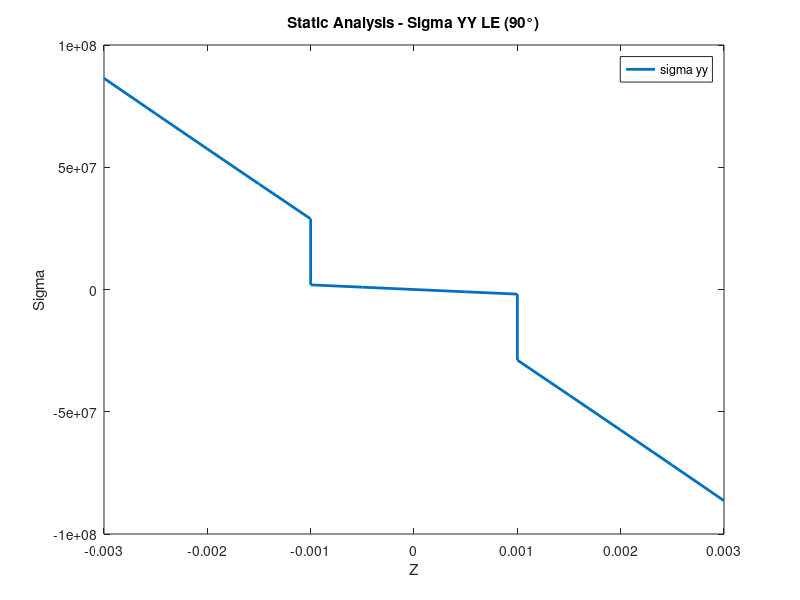
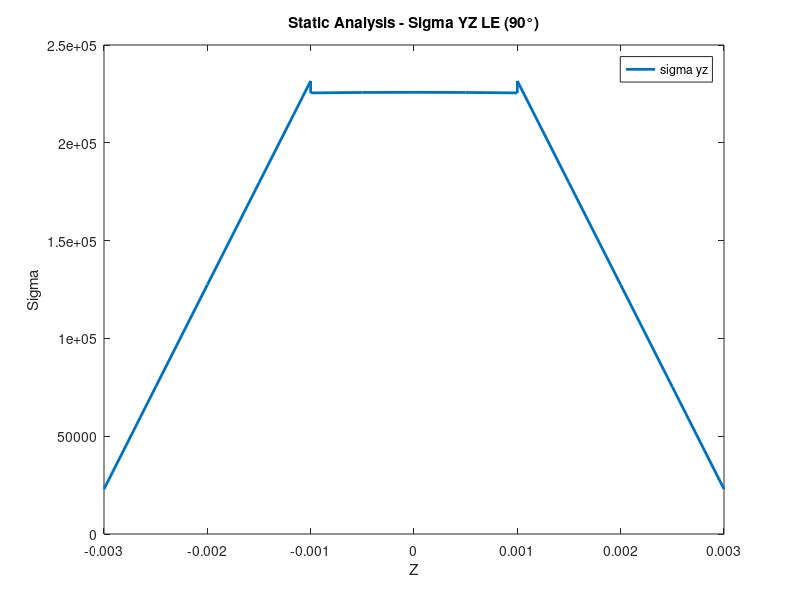
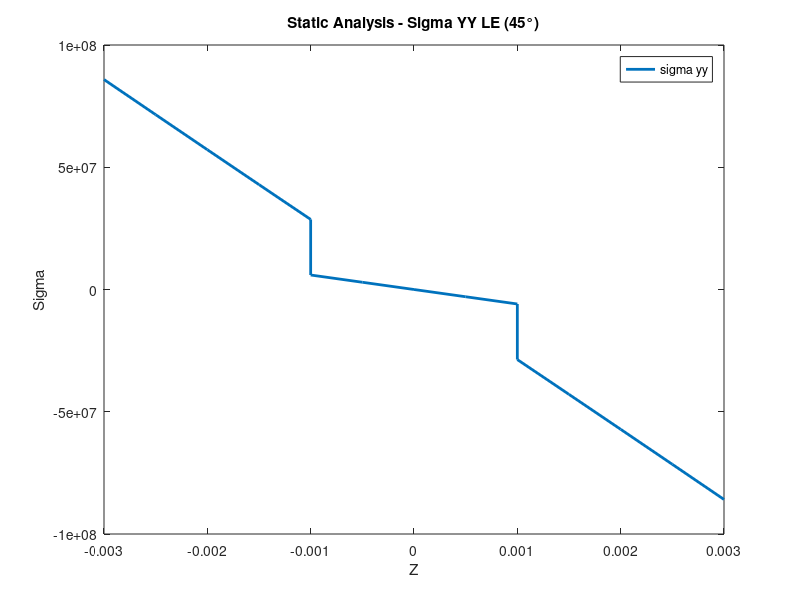
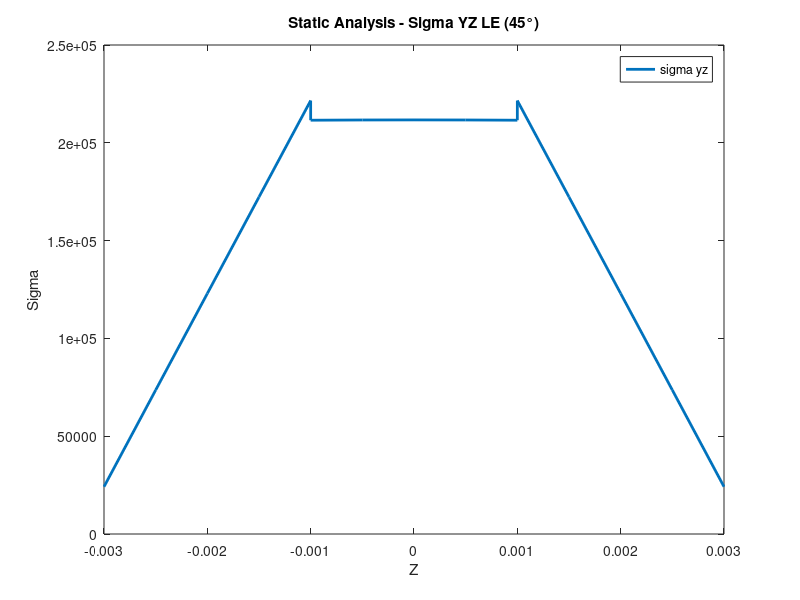

Write MATLAB code to recreate these figures, in order.
clc; clear all; close all;

%% Z static

z.static = [-0.299999003E-02
-0.250000003E-02
-0.200000000E-02
-0.149999997E-02
-0.100000997E-02
-0.999990034E-03
-0.500000035E-03
-0.560700739E-19
 0.500000035E-03
 0.999990034E-03
 0.100000997E-02
 0.149999997E-02
 0.200000000E-02
 0.250000003E-02
 0.299999003E-02];

 


%% Sigma Static 

    % Sigma YY 90
    sigma.yy_90_LE = [ 0.863787184E+08
     0.719046799E+08
     0.574963906E+08
     0.431541417E+08
     0.288782192E+08
     0.189184622E+07
     0.945932605E+06
    -0.377685714E-03
    -0.945932606E+06
    -0.189184622E+07
    -0.288782192E+08
    -0.431541417E+08
    -0.574963906E+08
    -0.719046799E+08
    -0.863787184E+08];
    sigma.yy_90_TE_1 = [ 0.863096482E+08
     0.719249468E+08
     0.575399566E+08
     0.431549665E+08
     0.287702650E+08
     0.198052225E+07
     0.990271062E+06
     0.331310582E-08
    -0.990271062E+06
    -0.198052225E+07
    -0.287702650E+08
    -0.431549665E+08
    -0.575399566E+08
    -0.719249468E+08
    -0.863096482E+08];
    sigma.yy_90_TE_2 = [ 0.863158641E+08
     0.719301267E+08
     0.575441006E+08
     0.431580744E+08
     0.287723370E+08
     0.192438402E+07
     0.962201665E+06
    -0.163749772E-06
    -0.962201665E+06
    -0.192438402E+07
    -0.287723370E+08
    -0.431580744E+08
    -0.575441006E+08
    -0.719301267E+08
    -0.863158641E+08];
    sigma.yy_90_TE_3 = [ 0.863146837E+08
     0.719227499E+08
     0.575340144E+08
     0.431480687E+08
     0.287645041E+08
     0.189824196E+07
     0.949102083E+06
     0.538973510E-07
    -0.949102083E+06
    -0.189824196E+07
    -0.287645041E+08
    -0.431480687E+08
    -0.575340144E+08
    -0.719227499E+08
    -0.863146837E+08];
    sigma.yy_90_TE_4 = [ 0.863192442E+08
     0.719235474E+08
     0.575326868E+08
     0.431459265E+08
     0.287625299E+08
     0.189646659E+07
     0.948035643E+06
    -0.391298136E-06
    -0.948035643E+06
    -0.189646659E+07
    -0.287625299E+08
    -0.431459265E+08
    -0.575326868E+08
    -0.719235474E+08
    -0.863192442E+08];
    sigma.yy_90_TE_5 = [ 0.863579186E+08
     0.718938902E+08
     0.575089287E+08
     0.431469778E+08
     0.287789623E+08
     0.189792172E+07
     0.949255980E+06
     0.343894199E-05
    -0.949255980E+06
    -0.189792172E+07
    -0.287789623E+08
    -0.431469778E+08
    -0.575089287E+08
    -0.718938902E+08
    -0.863579186E+08];
    sigma.yy_90_TE_6 = [ 0.863463411E+08
     0.718938974E+08
     0.575090794E+08
     0.431442938E+08
     0.287748120E+08
     0.189501663E+07
     0.946873551E+06
     0.157843049E-04
    -0.946873551E+06
    -0.189501663E+07
    -0.287748120E+08
    -0.431442938E+08
    -0.575090794E+08
    -0.718938974E+08
    -0.863463411E+08];

    % Sigma YZ 90
    sigma.yz_90_LE = [0.229680235E+05
    0.752045610E+05
    0.127393633E+06
    0.179534191E+06
    0.231625189E+06
    0.225502733E+06
    0.225733023E+06
    0.225809788E+06
    0.225733023E+06
    0.225502733E+06
    0.231625189E+06
    0.179534191E+06
    0.127393633E+06
    0.752045610E+05
    0.229680235E+05];
    sigma.yz_90_TE_1 = [0.895104578E+05
    0.895104578E+05
    0.895104578E+05
    0.895104578E+05
    0.895104578E+05
    0.321003021E+06
    0.321003021E+06
    0.321003021E+06
    0.321003021E+06
    0.321003021E+06
    0.895104578E+05
    0.895104578E+05
    0.895104578E+05
    0.895104578E+05
    0.895104578E+05];
    sigma.yz_90_TE_2 = [0.107451876E+06
    0.107781893E+06
    0.108051912E+06
    0.108261928E+06
    0.108411936E+06
    0.388787651E+06
    0.389110425E+06
    0.389218019E+06
    0.389110425E+06
    0.388787651E+06
    0.108411936E+06
    0.108261928E+06
    0.108051912E+06
    0.107781893E+06
    0.107451876E+06];
    sigma.yz_90_TE_3 = [0.972165513E+05
    0.929483091E+05
    0.894560345E+05
    0.867398210E+05
    0.847996998E+05
    0.304109046E+06
    0.299934485E+06
    0.298542927E+06
    0.299934485E+06
    0.304109046E+06
    0.847996998E+05
    0.867398210E+05
    0.894560345E+05
    0.929483091E+05
    0.972165513E+05];
    sigma.yz_90_TE_4 = [0.980805922E+05
    0.938065995E+05
    0.903116929E+05
    0.875947221E+05
    0.856547508E+05
    0.307175436E+06
    0.303002189E+06
    0.301611234E+06
    0.303002189E+06
    0.307175436E+06
    0.856547508E+05
    0.875947221E+05
    0.903116929E+05
    0.938065995E+05
    0.980805922E+05];
    sigma.yz_90_TE_5 = [-0.562678573E+05
     0.110725358E+06
     0.160883037E+06
     0.146086552E+06
     0.106692741E+06
     0.382616365E+06
     0.256502934E+06
     0.207572470E+06
     0.256502934E+06
     0.382616365E+06
     0.106692741E+06
     0.146086552E+06
     0.160883037E+06
     0.110725358E+06
    -0.562678573E+05];
    sigma.yz_90_TE_6 = [-0.564855660E+05
     0.110559645E+06
     0.160731689E+06
     0.145927299E+06
     0.106516980E+06
     0.381986047E+06
     0.255820855E+06
     0.206870363E+06
     0.255820854E+06
     0.381986047E+06
     0.106516980E+06
     0.145927299E+06
     0.160731689E+06
     0.110559645E+06
    -0.564855660E+05];




    % Sigma YY 45
    sigma.yy_45_LE = [ 0.858715858E+08
     0.715051347E+08
     0.571806542E+08
     0.428984329E+08
     0.286587562E+08
     0.592787258E+07
     0.296396603E+07
    -0.173671268E-03
    -0.296396603E+07
    -0.592787258E+07
    -0.286587563E+08
    -0.428984329E+08
    -0.571806542E+08
    -0.715051347E+08
    -0.858715858E+08];
    sigma.yy_45_TE_1 = [ 0.860985837E+08
     0.717490591E+08
     0.573992465E+08
     0.430494339E+08
     0.286999093E+08
     0.380973594E+07
     0.190488708E+07
    -0.119996848E-07
    -0.190488708E+07
    -0.380973594E+07
    -0.286999093E+08
    -0.430494339E+08
    -0.573992465E+08
    -0.717490591E+08
    -0.860985837E+08];
    sigma.yy_45_TE_2 = [ 0.857889063E+08
     0.714909937E+08
     0.571927942E+08
     0.428945947E+08
     0.285966821E+08
     0.649079128E+07
     0.324542821E+07
    -0.265871766E-06
    -0.324542821E+07
    -0.649079128E+07
    -0.285966821E+08
    -0.428945947E+08
    -0.571927942E+08
    -0.714909937E+08
    -0.857889063E+08];
    sigma.yy_45_TE_3 = [ 0.858235242E+08
     0.715115886E+08
     0.572038677E+08
     0.428997484E+08
     0.285986173E+08
     0.592321323E+07
     0.296149582E+07
    -0.402767776E-07
    -0.296149582E+07
    -0.592321323E+07
    -0.285986173E+08
    -0.428997484E+08
    -0.572038677E+08
    -0.715115886E+08
    -0.858235242E+08];
    sigma.yy_45_TE_4 = [ 0.858242607E+08
     0.715105692E+08
     0.572019832E+08
     0.428977114E+08
     0.285969624E+08
     0.593968014E+07
     0.296952864E+07
    -0.453193003E-06
    -0.296952864E+07
    -0.593968014E+07
    -0.285969624E+08
    -0.428977114E+08
    -0.572019832E+08
    -0.715105692E+08
    -0.858242607E+08];
    sigma.yy_45_TE_5 = [ 0.858444008E+08
     0.714884549E+08
     0.571811458E+08
     0.428906620E+08
     0.286000669E+08
     0.593563943E+07
     0.296850745E+07
     0.683071041E-05
    -0.296850745E+07
    -0.593563943E+07
    -0.286000669E+08
    -0.428906620E+08
    -0.571811458E+08
    -0.714884549E+08
    -0.858444008E+08];
    sigma.yy_45_TE_6 = [ 0.858289687E+08
     0.714872133E+08
     0.571811709E+08
     0.428882012E+08
     0.285961478E+08
     0.593952403E+07
     0.296961464E+07
     0.227532977E-04
    -0.296961464E+07
    -0.593952403E+07
    -0.285961478E+08
    -0.428882012E+08
    -0.571811709E+08
    -0.714872133E+08
    -0.858289687E+08];

    % Sigma YZ 45
    sigma.yz_45_LE = [0.241661022E+05
    0.735797436E+05
    0.122954951E+06
    0.172290733E+06
    0.221586099E+06
    0.211547642E+06
    0.211665389E+06
    0.211704639E+06
    0.211665389E+06
    0.211547642E+06
    0.221586099E+06
    0.172290733E+06
    0.122954951E+06
    0.735797436E+05
    0.241661022E+05];
    sigma.yz_45_TE_1 = [0.121503298E+0
    0.121503298E+0
    0.121503298E+0
    0.121503298E+0
    0.121503298E+0
    0.257010435E+0
    0.257010435E+0
    0.257010435E+0
    0.257010435E+0
    0.257010435E+0
    0.121503298E+0
    0.121503298E+0
    0.121503298E+0
    0.121503298E+0
    0.121503298E+0];
    sigma.yz_45_TE_2 = [0.142180693E+06
    0.142508776E+06
    0.142777213E+06
    0.142985997E+06
    0.143135127E+06
    0.306617030E+06
    0.306822209E+06
    0.306890604E+06
    0.306822209E+06
    0.306617030E+06
    0.143135127E+06
    0.142985997E+06
    0.142777213E+06
    0.142508776E+06
    0.142180693E+06];
    sigma.yz_45_TE_3 = [0.510339575E+05
    0.791041790E+05
    0.102071227E+06
    0.119934485E+06
    0.132693751E+06
    0.252826946E+06
    0.261793771E+06
    0.264782793E+06
    0.261793771E+06
    0.252826946E+06
    0.132693751E+06
    0.119934485E+06
    0.102071227E+06
    0.791041790E+05
    0.510339575E+05];
    sigma.yz_45_TE_4 = [0.565178246E+05
    0.845953778E+05
    0.107569917E+06
    0.125439931E+06
    0.138204519E+06
    0.264957777E+06
    0.273926449E+06
    0.276916162E+06
    0.273926449E+06
    0.264957777E+06
    0.138204519E+06
    0.125439931E+06
    0.107569917E+06
    0.845953778E+05
    0.565178246E+05];
    sigma.yz_45_TE_5 = [-0.204659916E+05
     0.102983755E+06
     0.154945451E+06
     0.164842939E+06
     0.155564351E+06
     0.301325979E+06
     0.245625701E+06
     0.223549276E+06
     0.245625701E+06
     0.301325979E+06
     0.155564351E+06
     0.164842939E+06
     0.154945451E+06
     0.102983755E+06
    -0.204659916E+05];
    sigma.yz_45_TE_6 = [-0.205457442E+05
     0.102765233E+06
     0.154661543E+06
     0.164534984E+06
     0.155252268E+06
     0.300620196E+06
     0.244932795E+06
     0.222862669E+06
     0.244932795E+06
     0.300620196E+06
     0.155252268E+06
     0.164534984E+06
     0.154661543E+06
     0.102765233E+06
    -0.205457442E+05];




%% Sigma Thermal 

    % Sigma XX 90
    sigma.xx.thermal_90_LE = [ 0.299032614E+07
     0.276814308E+07
     0.284925904E+07
     0.323368154E+07
     0.392139373E+07
    -0.550426618E+07
    -0.102739814E+08
    -0.118639290E+08
    -0.102739814E+08
    -0.550426618E+07
     0.392139373E+07
     0.323368154E+07
     0.284925904E+07
     0.276814308E+07
     0.299032614E+07];
    sigma.xx.thermal_90_TE_1 = [ 0.307193349E+07
     0.307193349E+07
     0.307193349E+07
     0.307193349E+07
     0.307193349E+07
    -0.614258186E+07
    -0.614258186E+07
    -0.614258186E+07
    -0.614258186E+07
    -0.614258186E+07
     0.307193349E+07
     0.307193349E+07
     0.307193349E+07
     0.307193349E+07
     0.307193349E+07];
    sigma.xx.thermal_90_TE_2 = [ 0.278321721E+0
     0.277586199E+0
     0.276984395E+0
     0.276516326E+0
     0.276181996E+0
    -0.557210770E+0
    -0.557411366E+0
    -0.557478233E+0
    -0.557411366E+0
    -0.557210770E+0
     0.276181996E+0
     0.276516326E+0
     0.276984395E+0
     0.277586199E+0
     0.278321721E+0];
    sigma.xx.thermal_90_TE_3 = [ 0.305400899E+07
     0.292190213E+07
     0.281381233E+07
     0.272974249E+07
     0.266969357E+07
    -0.566259718E+07
    -0.569380240E+07
    -0.570420442E+07
    -0.569380240E+07
    -0.566259718E+07
     0.266969357E+07
     0.272974249E+07
     0.281381233E+07
     0.292190213E+07
     0.305400899E+07];
    sigma.xx.thermal_90_TE_4 = [ 0.249107752E+07
     0.308589782E+07
     0.307328940E+07
     0.275280963E+07
     0.235747091E+07
    -0.596833399E+07
    -0.626686022E+07
    -0.637746688E+07
    -0.626686022E+07
    -0.596833399E+07
     0.235747091E+07
     0.275280963E+07
     0.307328940E+07
     0.308589782E+07
     0.249107752E+07];
    sigma.xx.thermal_90_TE_5 = [ 0.202235996E+07
     0.315314448E+07
     0.328603578E+07
     0.289639296E+07
     0.235397857E+07
    -0.599647665E+07
    -0.642212886E+07
    -0.658110413E+07
    -0.642212886E+07
    -0.599647665E+07
     0.235397857E+07
     0.289639296E+07
     0.328603578E+07
     0.315314448E+07
     0.202235996E+07];
    sigma.xx.thermal_90_TE_6 = [ 0.367884376E+07
     0.254380330E+07
     0.341343267E+07
     0.319925881E+07
     0.173192417E+07
    -0.660713019E+07
    -0.824392710E+07
    -0.894033327E+07
    -0.824392710E+07
    -0.660713019E+07
     0.173192417E+07
     0.319925881E+07
     0.341343267E+07
     0.254380330E+07
     0.367884376E+07];

    % Sigma YY 90
    sigma.yy.thermal_90_LE = [ 0.235759965E+09
     0.228227527E+09
     0.230121634E+09
     0.241442534E+09
     0.262189713E+09
    -0.462449892E+09
    -0.474703605E+09
    -0.478788285E+09
    -0.474703605E+09
    -0.462449892E+09
     0.262189713E+09
     0.241442534E+09
     0.230121634E+09
     0.228227527E+09
     0.235759965E+09];
    sigma.yy.thermal_90_TE_1 = [ 0.236774329E+09
     0.236774329E+09
     0.236774329E+09
     0.236774329E+09
     0.236774329E+09
    -0.473544982E+09
    -0.473544982E+09
    -0.473544982E+09
    -0.473544982E+09
    -0.473544982E+09
     0.236774329E+09
     0.236774329E+09
     0.236774329E+09
     0.236774329E+09
     0.236774329E+09];
    sigma.yy.thermal_90_TE_2 = [ 0.232403821E+09
     0.232174870E+09
     0.231987541E+09
     0.231841841E+09
     0.231737772E+09
    -0.464043217E+09
    -0.464048307E+09
    -0.464050003E+09
    -0.464048307E+09
    -0.464043217E+09
     0.231737772E+09
     0.231841841E+09
     0.231987541E+09
     0.232174870E+09
     0.232403821E+09];
    sigma.yy.thermal_90_TE_3 = [ 0.232642422E+09
     0.232308157E+09
     0.232034661E+09
     0.231821942E+09
     0.231670002E+09
    -0.464134186E+09
    -0.464173274E+09
    -0.464186304E+09
    -0.464173274E+09
    -0.464134186E+09
     0.231670002E+09
     0.231821942E+09
     0.232034661E+09
     0.232308157E+09
     0.232642422E+09];
    sigma.yy.thermal_90_TE_4 = [ 0.212292332E+09
     0.236020691E+09
     0.239893411E+09
     0.233234948E+09
     0.223298429E+09
    -0.464857995E+09
    -0.465556471E+09
    -0.465817454E+09
    -0.465556471E+09
    -0.464857995E+09
     0.223298429E+09
     0.233234948E+09
     0.239893411E+09
     0.236020691E+09
     0.212292332E+09];
    sigma.yy.thermal_90_TE_5 = [ 0.211780067E+09
     0.236088915E+09
     0.240118717E+09
     0.233384637E+09
     0.223288151E+09
    -0.464860582E+09
    -0.465686946E+09
    -0.465997126E+09
    -0.465686946E+09
    -0.464860582E+09
     0.223288151E+09
     0.233384637E+09
     0.240118717E+09
     0.236088915E+09
     0.211780067E+09];
    sigma.yy.thermal_90_TE_6 = [ 0.268410910E+09
     0.217084398E+09
     0.244364873E+09
     0.246136517E+09
     0.210921565E+09
    -0.466082597E+09
    -0.469847066E+09
    -0.471471061E+09
    -0.469847066E+09
    -0.466082597E+09
     0.210921565E+09
     0.246136517E+09
     0.244364873E+09
     0.217084398E+09
     0.268410910E+09];

    % Sigma ZZ 90
    sigma.zz.thermal_90_LE = [ 0.866587993E+05
    -0.106328965E+06
     0.370379256E+04
     0.416763986E+06
     0.113283420E+07
    -0.602241177E+06
    -0.559566405E+07
    -0.726018289E+07
    -0.559566405E+07
    -0.602241177E+06
     0.113283420E+07
     0.416763986E+06
     0.370379256E+04
    -0.106328965E+06
     0.866587993E+05];
    sigma.zz.thermal_90_TE_1 = [-0.286958353E+06
    -0.286958353E+06
    -0.286958353E+06
    -0.286958353E+06
    -0.286958353E+06
     0.576942771E+06
     0.576942771E+06
     0.576942771E+06
     0.576942771E+06
     0.576942771E+06
    -0.286958353E+06
    -0.286958353E+06
    -0.286958353E+06
    -0.286958353E+06
    -0.286958353E+06];
    sigma.zz.thermal_90_TE_2 = [-0.287691321E+06
    -0.295046541E+06
    -0.301064579E+06
    -0.305745276E+06
    -0.309088577E+06
     0.532588490E+06
     0.530513975E+06
     0.529822451E+06
     0.530513975E+06
     0.532588490E+06
    -0.309088577E+06
    -0.305745276E+06
    -0.301064579E+06
    -0.295046541E+06
    -0.287691321E+06];
    sigma.zz.thermal_90_TE_3 = [ 0.385282913E+06
     0.686380778E+05
    -0.190440639E+06
    -0.391946304E+06
    -0.535876607E+06
     0.305821749E+06
     0.219396468E+06
     0.190587270E+06
     0.219396468E+06
     0.305821749E+06
    -0.535876607E+06
    -0.391946304E+06
    -0.190440639E+06
     0.686380778E+05
     0.385282913E+06];
    sigma.zz.thermal_90_TE_4 = [-0.423399100E+05
     0.298797482E+06
     0.786257661E+05
    -0.403292110E+06
    -0.913941909E+06
    -0.814075842E+05
    -0.463141641E+06
    -0.601864177E+06
    -0.463141641E+06
    -0.814075842E+05
    -0.913941909E+06
    -0.403292110E+06
     0.786257661E+05
     0.298797482E+06
    -0.423399100E+05];
    sigma.zz.thermal_90_TE_5 = [-0.120841290E+07
     0.455974748E+06
     0.598719721E+06
    -0.487895944E+05
    -0.917636603E+06
    -0.850966322E+05
    -0.777728818E+06
    -0.103608273E+07
    -0.777728818E+06
    -0.850966322E+05
    -0.917636603E+06
    -0.487895944E+05
     0.598719721E+06
     0.455974748E+06
    -0.120841290E+07];
    sigma.zz.thermal_90_TE_6 = [ 0.203470573E+06
    -0.152103892E+06
     0.711982418E+06
     0.932157277E+05
    -0.187754080E+07
    -0.105839450E+07
    -0.313870306E+07
    -0.400271164E+07
    -0.313870306E+07
    -0.105839450E+07
    -0.187754080E+07
     0.932157277E+05
     0.711982418E+06
    -0.152103892E+06
     0.203470573E+06];





    
    % Sigma XX 45
    sigma.xx.thermal_45_LE = [-0.896046073E+07
    -0.905848677E+07
    -0.900598852E+07
    -0.880296247E+07
    -0.844941726E+07
     0.255878333E+08
     0.143063589E+08
     0.105457668E+08
     0.143063589E+08
     0.255878333E+08
    -0.844941726E+07
    -0.880296247E+07
    -0.900598852E+07
    -0.905848677E+07
    -0.896046073E+07];
    sigma.xx.thermal_45_TE_1 = [-0.778206289E+08
    -0.778206289E+08
    -0.778206289E+08
    -0.778206289E+08
    -0.778206289E+08
     0.155764603E+09
     0.155764603E+09
     0.155764603E+09
     0.155764603E+09
     0.155764603E+09
    -0.778206289E+08
    -0.778206289E+08
    -0.778206289E+08
    -0.778206289E+08
    -0.778206289E+08];
    sigma.xx.thermal_45_TE_2 = [-0.911100182E+07
    -0.911485833E+07
    -0.911801373E+07
    -0.912046792E+07
    -0.912222089E+07
     0.181842922E+08
     0.181763785E+08
     0.181737406E+08
     0.181763785E+08
     0.181842922E+08
    -0.912222089E+07
    -0.912046792E+07
    -0.911801373E+07
    -0.911485833E+07
    -0.911100182E+07];
    sigma.xx.thermal_45_TE_3 = [-0.887454662E+07
    -0.898702069E+07
    -0.907904694E+07
    -0.915062291E+07
    -0.920174779E+07
     0.180963625E+08
     0.180411571E+08
     0.180227548E+08
     0.180411571E+08
     0.180963625E+08
    -0.920174779E+07
    -0.915062291E+07
    -0.907904694E+07
    -0.898702069E+07
    -0.887454662E+07];
    sigma.xx.thermal_45_TE_4 = [-0.920704597E+07
    -0.891096838E+07
    -0.892401646E+07
    -0.909301939E+07
    -0.929883247E+07
     0.183811472E+08
     0.173912695E+08
     0.170177921E+08
     0.173912695E+08
     0.183811472E+08
    -0.929883247E+07
    -0.909301939E+07
    -0.892401646E+07
    -0.891096838E+07
    -0.920704597E+07];
    sigma.xx.thermal_45_TE_5 = [-0.960081703E+07
    -0.890461317E+07
    -0.880163222E+07
    -0.901190119E+07
    -0.931764017E+07
     0.183746625E+08
     0.173248768E+08
     0.169254392E+08
     0.173248768E+08
     0.183746625E+08
    -0.931764017E+07
    -0.901190119E+07
    -0.880163222E+07
    -0.890461317E+07
    -0.960081703E+07];
    sigma.xx.thermal_45_TE_6 = [-0.869978073E+07
    -0.920604646E+07
    -0.886322123E+07
    -0.890318876E+07
    -0.942001099E+07
     0.197038956E+08
     0.161724827E+08
     0.145941487E+08
     0.161724827E+08
     0.197038956E+08
    -0.942001099E+07
    -0.890318876E+07
    -0.886322123E+07
    -0.920604646E+07
    -0.869978073E+07];

    % Sigma YY 45
    sigma.yy.thermal_45_LE = [ 0.210922073E+09
     0.207304760E+09
     0.208418717E+09
     0.214264063E+09
     0.224840539E+09
    -0.410103165E+09
    -0.424803359E+09
    -0.429703555E+09
    -0.424803359E+09
    -0.410103165E+09
     0.224840539E+09
     0.214264063E+09
     0.208418717E+09
     0.207304760E+09
     0.210922073E+09];
    sigma.yy.thermal_45_TE_1 = [ 0.310889652E+09
     0.310889652E+09
     0.310889652E+09
     0.310889652E+09
     0.310889652E+09
    -0.621791865E+09
    -0.621791865E+09
    -0.621791865E+09
    -0.621791865E+09
    -0.621791865E+09
     0.310889652E+09
     0.310889652E+09
     0.310889652E+09
     0.310889652E+09
     0.310889652E+09];
    sigma.yy.thermal_45_TE_2 = [ 0.209582793E+09
     0.209462749E+09
     0.209364528E+09
     0.209288134E+09
     0.209233568E+09
    -0.418632992E+09
    -0.418643329E+09
    -0.418646774E+09
    -0.418643329E+09
    -0.418632992E+09
     0.209233568E+09
     0.209288134E+09
     0.209364528E+09
     0.209462749E+09
     0.209582793E+09];
    sigma.yy.thermal_45_TE_3 = [ 0.209795434E+09
     0.209582191E+09
     0.209407715E+09
     0.209272012E+09
     0.209175083E+09
    -0.418712990E+09
    -0.418769436E+09
    -0.418788252E+09
    -0.418769436E+09
    -0.418712990E+09
     0.209175083E+09
     0.209272012E+09
     0.209407715E+09
     0.209582191E+09
     0.209795434E+09];
    sigma.yy.thermal_45_TE_4 = [ 0.198115431E+09
     0.211104370E+09
     0.213785026E+09
     0.210925188E+09
     0.206233545E+09
    -0.418649424E+09
    -0.419922666E+09
    -0.420403670E+09
    -0.419922666E+09
    -0.418649424E+09
     0.206233545E+09
     0.210925188E+09
     0.213785026E+09
     0.211104370E+09
     0.198115431E+09];
    sigma.yy.thermal_45_TE_5 = [ 0.197736051E+09
     0.211138975E+09
     0.213937199E+09
     0.211031195E+09
     0.206232860E+09
    -0.418654206E+09
    -0.419988402E+09
    -0.420495649E+09
    -0.419988402E+09
    -0.418654206E+09
     0.206232860E+09
     0.211031195E+09
     0.213937199E+09
     0.211138975E+09
     0.197736051E+09];
    sigma.yy.thermal_45_TE_6 = [ 0.227307464E+09
     0.202291592E+09
     0.212823244E+09
     0.216096266E+09
     0.205713243E+09
    -0.417357856E+09
    -0.421929167E+09
    -0.423973291E+09
    -0.421929167E+09
    -0.417357856E+09
     0.205713243E+09
     0.216096266E+09
     0.212823244E+09
     0.202291592E+09
     0.227307464E+09];

    % Sigma ZZ 45
    sigma.zz.thermal_45_LE = [ 0.637450883E+04
    -0.628261548E+05
     0.193806348E+05
     0.252997786E+06
     0.638016052E+06
    -0.128056220E+05
    -0.153891859E+07
    -0.204763652E+07
    -0.153891859E+07
    -0.128056220E+05
     0.638016052E+06
     0.252997786E+06
     0.193806348E+05
    -0.628261548E+05
     0.637450883E+04];
    sigma.zz.thermal_45_TE_1 = [-0.113105663E+06
    -0.113105663E+06
    -0.113105663E+06
    -0.113105663E+06
    -0.113105663E+06
     0.228892116E+06
     0.228892116E+06
     0.228892116E+06
     0.228892116E+06
     0.228892116E+06
    -0.113105663E+06
    -0.113105663E+06
    -0.113105663E+06
    -0.113105663E+06
    -0.113105663E+06];
    sigma.zz.thermal_45_TE_2 = [-0.242311030E+06
    -0.246167539E+06
    -0.249322934E+06
    -0.251777130E+06
    -0.253530099E+06
     0.464360736E+06
     0.463290389E+06
     0.462933597E+06
     0.463290389E+06
     0.464360736E+06
    -0.253530099E+06
    -0.251777130E+06
    -0.249322934E+06
    -0.246167539E+06
    -0.242311030E+06];
    sigma.zz.thermal_45_TE_3 = [ 0.330289719E+06
     0.676118706E+05
    -0.147311073E+06
    -0.314473359E+06
    -0.433873071E+06
     0.284049769E+06
     0.212437979E+06
     0.188566743E+06
     0.212437979E+06
     0.284049769E+06
    -0.433873071E+06
    -0.314473359E+06
    -0.147311073E+06
     0.676118706E+05
     0.330289719E+06];
    sigma.zz.thermal_45_TE_4 = [ 0.529829716E+05
     0.175496809E+06
     0.204389157E+05
    -0.259016087E+06
    -0.543722234E+06
     0.170145296E+06
    -0.368311344E+05
    -0.111596621E+06
    -0.368311344E+05
     0.170145296E+06
    -0.543722234E+06
    -0.259016087E+06
     0.204389157E+05
     0.175496809E+06
     0.529829716E+05];
    sigma.zz.thermal_45_TE_5 = [-0.838645260E+06
     0.225915032E+06
     0.334046170E+06
    -0.565457686E+05
    -0.589830044E+06
     0.124017466E+06
    -0.299856339E+06
    -0.458199889E+06
    -0.299856339E+06
     0.124017466E+06
    -0.589830044E+06
    -0.565457686E+05
     0.334046170E+06
     0.225915032E+06
    -0.838645260E+06];
    sigma.zz.thermal_45_TE_6 = [-0.124158606E+05
    -0.102891597E+06
     0.232078638E+06
    -0.305680214E+05
    -0.822461049E+06
    -0.112511424E+06
    -0.929946365E+06
    -0.126830526E+07
    -0.929946365E+06
    -0.112511424E+06
    -0.822461049E+06
    -0.305680214E+05
     0.232078638E+06
    -0.102891597E+06
    -0.124158606E+05];
  
%% Static plots (8)  

    % LE 90
    figure()
    plot(z.static, sigma.yy_90_LE, 'linewidth', 2)
    xlabel('Z')
    ylabel('Sigma')
    title('Static Analysis - Sigma YY LE (90°)')
    legend('sigma yy')

    figure()
    plot(z.static, sigma.yz_90_LE, 'linewidth', 2)
    xlabel('Z')
    ylabel('Sigma')
    title('Static Analysis - Sigma YZ LE (90°)')
    legend('sigma yz')

    % LE 45
    figure()
    plot(z.static, sigma.yy_45_LE, 'linewidth', 2)
    xlabel('Z')
    ylabel('Sigma')
    title('Static Analysis - Sigma YY LE (45°)')
    legend('sigma yy')

    figure()
    plot(z.static, sigma.yz_45_LE, 'linewidth', 2)
    xlabel('Z')
    ylabel('Sigma')
    title('Static Analysis - Sigma YZ LE (45°)')
    legend('sigma yz')

    % LE vs TE 90 (yy)
    figure()
    plot(z.static, sigma.yy_90_LE, 'linewidth', 2)
    hold on
    plot(z.static, sigma.yy_90_TE_1, 'linewidth', 2)
    hold on
    plot(z.static, sigma.yy_90_TE_2, 'linewidth', 2)
    hold on
    plot(z.static, sigma.yy_90_TE_3, 'linewidth', 2)
    hold on
    plot(z.static, sigma.yy_90_TE_4, 'linewidth', 2)
    hold on
    plot(z.static, sigma.yy_90_TE_5, 'linewidth', 2)
    hold on
    plot(z.static, sigma.yy_90_TE_6, 'linewidth', 2)
    xlabel('Z')
    ylabel('Sigma')
    title('Static Analysis - Sigma YY (90°): LE vs TE')
    legend('LE', 'TE 1', 'TE 2', 'TE 3', 'TE 4', 'TE 5', 'TE 6')

    % LE vs TE 90 (yz)
    figure()
    plot(z.static, sigma.yz_90_LE, 'linewidth', 2)
    hold on
    plot(z.static, sigma.yz_90_TE_1, 'linewidth', 2)
    hold on
    plot(z.static, sigma.yz_90_TE_2, 'linewidth', 2)
    hold on
    plot(z.static, sigma.yz_90_TE_3, 'linewidth', 2)
    hold on
    plot(z.static, sigma.yz_90_TE_4, 'linewidth', 2)
    hold on
    plot(z.static, sigma.yz_90_TE_5, 'linewidth', 2)
    hold on
    plot(z.static, sigma.yz_90_TE_6, 'linewidth', 2)    
    xlabel('Z')
    ylabel('Sigma')
    title('Static Analysis - Sigma YZ (90°): LE vs TE')
    legend('LE', 'TE 1', 'TE 2', 'TE 3', 'TE 4', 'TE 5', 'TE 6')


    % LE vs TE 45 (yy)
    figure()
    plot(z.static, sigma.yy_45_LE, 'linewidth', 2)
    hold on
    plot(z.static, sigma.yy_45_TE_1, 'linewidth', 2)
    hold on
    plot(z.static, sigma.yy_45_TE_2, 'linewidth', 2)
    hold on
    plot(z.static, sigma.yy_45_TE_3, 'linewidth', 2)
    hold on
    plot(z.static, sigma.yy_45_TE_4, 'linewidth', 2)
    hold on
    plot(z.static, sigma.yy_45_TE_5, 'linewidth', 2)
    hold on
    plot(z.static, sigma.yy_45_TE_6, 'linewidth', 2)
    xlabel('Z')
    ylabel('Sigma')
    title('Static Analysis - Sigma YY (45°): LE vs TE')
    legend('LE', 'TE 1', 'TE 2', 'TE 3', 'TE 4', 'TE 5', 'TE 6')

    % LE vs TE 45 (yz)
    figure()
    plot(z.static, sigma.yz_45_LE, 'linewidth', 2)
    hold on
    plot(z.static, sigma.yz_45_TE_1, 'linewidth', 2)
    hold on
    plot(z.static, sigma.yz_45_TE_2, 'linewidth', 2)
    hold on
    plot(z.static, sigma.yz_45_TE_3, 'linewidth', 2)
    hold on
    plot(z.static, sigma.yz_45_TE_4, 'linewidth', 2)
    hold on
    plot(z.static, sigma.yz_45_TE_5, 'linewidth', 2)
    hold on
    plot(z.static, sigma.yz_45_TE_6, 'linewidth', 2)
    xlabel('Z')
    ylabel('Sigma')
    title('Static Analysis - Sigma YZ (45°): LE vs TE')
    legend('LE', 'TE 1', 'TE 2', 'TE 3', 'TE 4', 'TE 5', 'TE 6')


%% Thermal plots (12)  

    % LE 90
    figure()
    plot(z.static, sigma.xx.thermal_90_LE, 'linewidth', 2)
    xlabel('Z')
    ylabel('Sigma')
    title('Thermal Analysis - Sigma XX LE (90°)')
    legend('sigma xx')
        
    figure()
    plot(z.static, sigma.yy.thermal_90_LE, 'linewidth', 2)
    xlabel('Z')
    ylabel('Sigma')
    title('Thermal Analysis - Sigma YY LE (90°)')
    legend('sigma yy')

    figure()
    plot(z.static, sigma.zz.thermal_90_LE, 'linewidth', 2)
    xlabel('Z')
    ylabel('Sigma')
    title('Thermal Analysis - Sigma ZZ LE (90°)')
    legend('sigma zz')

    % LE 45
    figure()
    plot(z.static, sigma.xx.thermal_45_LE, 'linewidth', 2)    
    xlabel('Z')
    ylabel('Sigma')
    title('Thermal Analysis - Sigma XX LE (45°)')
    legend('sigma xx')
        
    figure()
    plot(z.static, sigma.yy.thermal_45_LE, 'linewidth', 2)    
    xlabel('Z')
    ylabel('Sigma')
    title('Thermal Analysis - Sigma YY LE (45°)')
    legend('sigma yy')

    figure()
    plot(z.static, sigma.zz.thermal_45_LE, 'linewidth', 2)    
    xlabel('Z')
    ylabel('Sigma')
    title('Thermal Analysis - Sigma ZZ LE (45°)')
    legend('sigma zz')
   
   
    % LE vs TE 90 (xx)
    figure()
    plot(z.static, sigma.xx.thermal_90_LE, 'linewidth', 2)
    hold on
    plot(z.static, sigma.xx.thermal_90_TE_1, 'linewidth', 2)
    hold on
    plot(z.static, sigma.xx.thermal_90_TE_2, 'linewidth', 2)
    hold on
    plot(z.static, sigma.xx.thermal_90_TE_3, 'linewidth', 2)
    hold on
    plot(z.static, sigma.xx.thermal_90_TE_4, 'linewidth', 2)
    hold on
    plot(z.static, sigma.xx.thermal_90_TE_5, 'linewidth', 2)
    hold on
    plot(z.static, sigma.xx.thermal_90_TE_6, 'linewidth', 2)
    xlabel('Z')
    ylabel('Sigma')
    title('Thermal Analysis - Sigma XX (90°): LE vs TE')
    legend('LE', 'TE 1', 'TE 2', 'TE 3', 'TE 4', 'TE 5', 'TE 6')
    

    % LE vs TE 90 (yy)
    figure()
    plot(z.static, sigma.yy.thermal_90_LE, 'linewidth', 2)
    hold on
    plot(z.static, sigma.yy.thermal_90_TE_1, 'linewidth', 2)
    hold on
    plot(z.static, sigma.yy.thermal_90_TE_2, 'linewidth', 2)
    hold on
    plot(z.static, sigma.yy.thermal_90_TE_3, 'linewidth', 2)
    hold on
    plot(z.static, sigma.yy.thermal_90_TE_4, 'linewidth', 2)
    hold on
    plot(z.static, sigma.yy.thermal_90_TE_5, 'linewidth', 2)
    hold on
    plot(z.static, sigma.yy.thermal_90_TE_6, 'linewidth', 2)
    xlabel('Z')
    ylabel('Sigma')
    title('Thermal Analysis - Sigma YY (90°): LE vs TE')
    legend('LE', 'TE 1', 'TE 2', 'TE 3', 'TE 4', 'TE 5', 'TE 6')
    
    % LE vs TE 90 (zz)
    figure()
    plot(z.static, sigma.zz.thermal_90_LE, 'linewidth', 2)
    hold on
    plot(z.static, sigma.zz.thermal_90_TE_1, 'linewidth', 2)
    hold on
    plot(z.static, sigma.zz.thermal_90_TE_2, 'linewidth', 2)
    hold on
    plot(z.static, sigma.zz.thermal_90_TE_3, 'linewidth', 2)
    hold on
    plot(z.static, sigma.zz.thermal_90_TE_4, 'linewidth', 2)
    hold on
    plot(z.static, sigma.zz.thermal_90_TE_5, 'linewidth', 2)
    hold on
    plot(z.static, sigma.zz.thermal_90_TE_6, 'linewidth', 2)
    xlabel('Z')
    ylabel('Sigma')
    title('Thermal Analysis - Sigma ZZ (90°): LE vs TE')
    legend('LE', 'TE 1', 'TE 2', 'TE 3', 'TE 4', 'TE 5', 'TE 6')


    % LE vs TE 45 (xx)
    figure()
    plot(z.static, sigma.xx.thermal_45_LE, 'linewidth', 2)
    hold on
    plot(z.static, sigma.xx.thermal_45_TE_1, 'linewidth', 2)
    hold on
    plot(z.static, sigma.xx.thermal_45_TE_2, 'linewidth', 2)
    hold on
    plot(z.static, sigma.xx.thermal_45_TE_3, 'linewidth', 2)
    hold on
    plot(z.static, sigma.xx.thermal_45_TE_4, 'linewidth', 2)
    hold on
    plot(z.static, sigma.xx.thermal_45_TE_5, 'linewidth', 2)
    hold on
    plot(z.static, sigma.xx.thermal_45_TE_6, 'linewidth', 2)
    xlabel('Z')
    ylabel('Sigma')
    title('Thermal Analysis - Sigma XX (45°): LE vs TE')
    legend('LE', 'TE 1', 'TE 2', 'TE 3', 'TE 4', 'TE 5', 'TE 6')

    % LE vs TE 45 (yy)
    figure()
    plot(z.static, sigma.yy.thermal_45_LE, 'linewidth', 2)
    hold on
    plot(z.static, sigma.yy.thermal_45_TE_1, 'linewidth', 2)
    hold on
    plot(z.static, sigma.yy.thermal_45_TE_2, 'linewidth', 2)
    hold on
    plot(z.static, sigma.yy.thermal_45_TE_3, 'linewidth', 2)
    hold on
    plot(z.static, sigma.yy.thermal_45_TE_4, 'linewidth', 2)
    hold on
    plot(z.static, sigma.yy.thermal_45_TE_5, 'linewidth', 2)
    hold on
    plot(z.static, sigma.yy.thermal_45_TE_6, 'linewidth', 2)
    xlabel('Z')
    ylabel('Sigma')
    title('Thermal Analysis - Sigma YY (45°): LE vs TE')
    legend('LE', 'TE 1', 'TE 2', 'TE 3', 'TE 4', 'TE 5', 'TE 6')

    % LE vs TE 45 (zz)
    figure()
    plot(z.static, sigma.zz.thermal_45_LE, 'linewidth', 2)
    hold on
    plot(z.static, sigma.zz.thermal_45_TE_1, 'linewidth', 2)
    hold on
    plot(z.static, sigma.zz.thermal_45_TE_2, 'linewidth', 2)
    hold on
    plot(z.static, sigma.zz.thermal_45_TE_3, 'linewidth', 2)
    hold on
    plot(z.static, sigma.zz.thermal_45_TE_4), 'linewidth', 2
    hold on
    plot(z.static, sigma.zz.thermal_45_TE_5, 'linewidth', 2)
    hold on
    plot(z.static, sigma.zz.thermal_45_TE_6, 'linewidth', 2)
    xlabel('Z')
    ylabel('Sigma')
    title('Thermal Analysis - Sigma ZZ (45°): LE vs TE')
    legend('LE', 'TE 1', 'TE 2', 'TE 3', 'TE 4', 'TE 5', 'TE 6')
  
  
  

  
  
  
  
  
  
  
  
